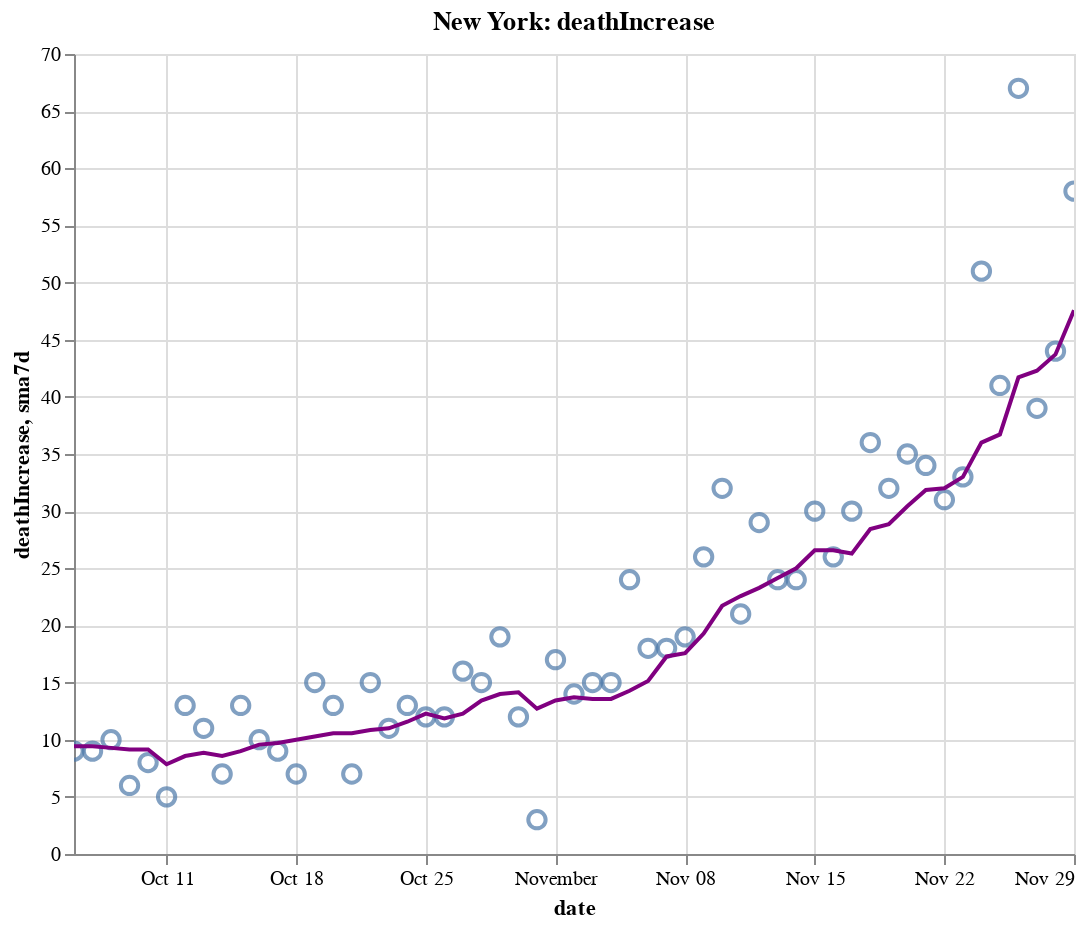

Notebook cell for this chart:
### Code cell
create_plot(ny, 'deathIncrease')

### Figure 1 — Vega-Lite specification as saved in the notebook (floating-point values rounded to 4 significant figures)
{"config": {"view": {"continuousWidth": 400, "continuousHeight": 300}}, "layer": [{"layer": [{"mark": {"type": "point", "size": 75}, "encoding": {"tooltip": [{"type": "temporal", "field": "date"}, {"type": "quantitative", "field": "deathIncrease"}, {"type": "quantitative", "field": "sma7d"}], "x": {"type": "temporal", "field": "date"}, "y": {"type": "quantitative", "field": "deathIncrease"}}, "selection": {"selector012": {"type": "interval", "bind": "scales", "encodings": ["x", "y"]}}}, {"mark": {"type": "line", "color": "purple"}, "encoding": {"x": {"type": "temporal", "field": "date"}, "y": {"type": "quantitative", "field": "sma7d"}}}]}, {"mark": {"type": "rule", "color": "#aaa"}, "encoding": {"x": {"type": "temporal", "field": "date"}}, "transform": [{"filter": {"selection": "selector011"}}]}, {"mark": "circle", "encoding": {"opacity": {"condition": {"value": 1, "selection": "selector011"}, "value": 0}, "tooltip": [{"type": "temporal", "field": "date"}, {"type": "quantitative", "field": "deathIncrease"}, {"type": "quantitative", "field": "sma7d"}], "x": {"type": "temporal", "field": "date"}, "y": {"type": "quantitative", "field": "deathIncrease"}}, "selection": {"selector011": {"type": "single", "encodings": ["x"], "on": "mouseover", "nearest": true, "empty": "none"}}}, {"mark": {"type": "text", "align": "left", "dx": 5, "dy": -5, "stroke": "white", "strokeWidth": 2}, "encoding": {"text": {"type": "quantitative", "field": "deathIncrease"}, "tooltip": [{"type": "temporal", "field": "date"}, {"type": "quantitative", "field": "deathIncrease"}, {"type": "quantitative", "field": "sma7d"}], "x": {"type": "temporal", "field": "date"}, "y": {"type": "quantitative", "field": "deathIncrease"}}, "transform": [{"filter": {"selection": "selector011"}}]}, {"mark": {"type": "text", "align": "left", "dx": 5, "dy": -5}, "encoding": {"text": {"type": "quantitative", "field": "deathIncrease"}, "tooltip": [{"type": "temporal", "field": "date"}, {"type": "quantitative", "field": "deathIncrease"}, {"type": "quantitative", "field": "sma7d"}], "x": {"type": "temporal", "field": "date"}, "y": {"type": "quantitative", "field": "deathIncrease"}}, "transform": [{"filter": {"selection": "selector011"}}]}], "data": {"name": "data-fbd1425b58e5d4d10eb4b145142007cd"}, "height": 400, "title": "New York: deathIncrease", "width": 500, "$schema": "https://vega.github.io/schema/vega-lite/v4.8.1.json", "datasets": {"data-fbd1425b58e5d4d10eb4b145142007cd": [{"date": "2020-10-06T00:00:00", "totalTestResultsIncrease": 96360.0, "positiveIncrease": 1393.0, "death": 25540.0, "deathIncrease": 9.0, "positiveRate": 0.014, "state": "New York", "sma7d": 9.429}, {"date": "2020-10-07T00:00:00", "totalTestResultsIncrease": 108200.0, "positiveIncrease": 1360.0, "death": 25540.0, "deathIncrease": 9.0, "positiveRate": 0.013, "state": "New York", "sma7d": 9.429}, {"date": "2020-10-08T00:00:00", "totalTestResultsIncrease": 145800.0, "positiveIncrease": 1836.0, "death": 25560.0, "deathIncrease": 10.0, "positiveRate": 0.013, "state": "New York", "sma7d": 9.286}, {"date": "2020-10-09T00:00:00", "totalTestResultsIncrease": 139300.0, "positiveIncrease": 1592.0, "death": 25560.0, "deathIncrease": 6.0, "positiveRate": 0.011, "state": "New York", "sma7d": 9.143}, {"date": "2020-10-10T00:00:00", "totalTestResultsIncrease": 134600.0, "positiveIncrease": 1447.0, "death": 25570.0, "deathIncrease": 8.0, "positiveRate": 0.011, "state": "New York", "sma7d": 9.143}, {"date": "2020-10-11T00:00:00", "totalTestResultsIncrease": 118300.0, "positiveIncrease": 1143.0, "death": 25570.0, "deathIncrease": 5.0, "positiveRate": 0.01, "state": "New York", "sma7d": 7.857}, {"date": "2020-10-12T00:00:00", "totalTestResultsIncrease": 91790.0, "positiveIncrease": 1029.0, "death": 25590.0, "deathIncrease": 13.0, "positiveRate": 0.011, "state": "New York", "sma7d": 8.571}, {"date": "2020-10-13T00:00:00", "totalTestResultsIncrease": 99070.0, "positiveIncrease": 1393.0, "death": 25600.0, "deathIncrease": 11.0, "positiveRate": 0.014, "state": "New York", "sma7d": 8.857}, {"date": "2020-10-14T00:00:00", "totalTestResultsIncrease": 111700.0, "positiveIncrease": 1232.0, "death": 25600.0, "deathIncrease": 7.0, "positiveRate": 0.011, "state": "New York", "sma7d": 8.571}, {"date": "2020-10-15T00:00:00", "totalTestResultsIncrease": 133200.0, "positiveIncrease": 1460.0, "death": 25620.0, "deathIncrease": 13.0, "positiveRate": 0.011, "state": "New York", "sma7d": 9.0}, {"date": "2020-10-16T00:00:00", "totalTestResultsIncrease": 136000.0, "positiveIncrease": 1707.0, "death": 25630.0, "deathIncrease": 10.0, "positiveRate": 0.013, "state": "New York", "sma7d": 9.571}, {"date": "2020-10-17T00:00:00", "totalTestResultsIncrease": 160000.0, "positiveIncrease": 1784.0, "death": 25640.0, "deathIncrease": 9.0, "positiveRate": 0.011, "state": "New York", "sma7d": 9.714}, {"date": "2020-10-18T00:00:00", "totalTestResultsIncrease": 128800.0, "positiveIncrease": 1390.0, "death": 25640.0, "deathIncrease": 7.0, "positiveRate": 0.011, "state": "New York", "sma7d": 10.0}, {"date": "2020-10-19T00:00:00", "totalTestResultsIncrease": 82010.0, "positiveIncrease": 998.0, "death": 25660.0, "deathIncrease": 15.0, "positiveRate": 0.012, "state": "New York", "sma7d": 10.29}, {"date": "2020-10-20T00:00:00", "totalTestResultsIncrease": 90540.0, "positiveIncrease": 1201.0, "death": 25670.0, "deathIncrease": 13.0, "positiveRate": 0.013, "state": "New York", "sma7d": 10.57}, {"date": "2020-10-21T00:00:00", "totalTestResultsIncrease": 124800.0, "positiveIncrease": 2026.0, "death": 25680.0, "deathIncrease": 7.0, "positiveRate": 0.016, "state": "New York", "sma7d": 10.57}, {"date": "2020-10-22T00:00:00", "totalTestResultsIncrease": 135300.0, "positiveIncrease": 1628.0, "death": 25690.0, "deathIncrease": 15.0, "positiveRate": 0.012, "state": "New York", "sma7d": 10.86}, {"date": "2020-10-23T00:00:00", "totalTestResultsIncrease": 141500.0, "positiveIncrease": 1637.0, "death": 25700.0, "deathIncrease": 11.0, "positiveRate": 0.012, "state": "New York", "sma7d": 11.0}, {"date": "2020-10-24T00:00:00", "totalTestResultsIncrease": 156900.0, "positiveIncrease": 2061.0, "death": 25720.0, "deathIncrease": 13.0, "positiveRate": 0.013, "state": "New York", "sma7d": 11.57}, {"date": "2020-10-25T00:00:00", "totalTestResultsIncrease": 120800.0, "positiveIncrease": 1632.0, "death": 25730.0, "deathIncrease": 12.0, "positiveRate": 0.014, "state": "New York", "sma7d": 12.29}, {"date": "2020-10-26T00:00:00", "totalTestResultsIncrease": 82120.0, "positiveIncrease": 1191.0, "death": 25740.0, "deathIncrease": 12.0, "positiveRate": 0.015, "state": "New York", "sma7d": 11.86}, {"date": "2020-10-27T00:00:00", "totalTestResultsIncrease": 111600.0, "positiveIncrease": 1991.0, "death": 25760.0, "deathIncrease": 16.0, "positiveRate": 0.018, "state": "New York", "sma7d": 12.29}, {"date": "2020-10-28T00:00:00", "totalTestResultsIncrease": 129700.0, "positiveIncrease": 2031.0, "death": 25770.0, "deathIncrease": 15.0, "positiveRate": 0.016, "state": "New York", "sma7d": 13.43}, {"date": "2020-10-29T00:00:00", "totalTestResultsIncrease": 168400.0, "positiveIncrease": 2499.0, "death": 25790.0, "deathIncrease": 19.0, "positiveRate": 0.015, "state": "New York", "sma7d": 14.0}, {"date": "2020-10-30T00:00:00", "totalTestResultsIncrease": 146900.0, "positiveIncrease": 2255.0, "death": 25800.0, "deathIncrease": 12.0, "positiveRate": 0.015, "state": "New York", "sma7d": 14.14}, {"date": "2020-10-31T00:00:00", "totalTestResultsIncrease": 137000.0, "positiveIncrease": 2049.0, "death": 25810.0, "deathIncrease": 3.0, "positiveRate": 0.015, "state": "New York", "sma7d": 12.71}, {"date": "2020-11-01T00:00:00", "totalTestResultsIncrease": 148900.0, "positiveIncrease": 2255.0, "death": 25820.0, "deathIncrease": 17.0, "positiveRate": 0.015, "state": "New York", "sma7d": 13.43}, {"date": "2020-11-02T00:00:00", "totalTestResultsIncrease": 96100.0, "positiveIncrease": 1633.0, "death": 25840.0, "deathIncrease": 14.0, "positiveRate": 0.017, "state": "New York", "sma7d": 13.71}, {"date": "2020-11-03T00:00:00", "totalTestResultsIncrease": 127900.0, "positiveIncrease": 2321.0, "death": 25850.0, "deathIncrease": 15.0, "positiveRate": 0.018, "state": "New York", "sma7d": 13.57}, {"date": "2020-11-04T00:00:00", "totalTestResultsIncrease": 133500.0, "positiveIncrease": 2126.0, "death": 25870.0, "deathIncrease": 15.0, "positiveRate": 0.016, "state": "New York", "sma7d": 13.57}, {"date": "2020-11-05T00:00:00", "totalTestResultsIncrease": 161000.0, "positiveIncrease": 2997.0, "death": 25890.0, "deathIncrease": 24.0, "positiveRate": 0.019, "state": "New York", "sma7d": 14.29}, {"date": "2020-11-06T00:00:00", "totalTestResultsIncrease": 160700.0, "positiveIncrease": 3209.0, "death": 25910.0, "deathIncrease": 18.0, "positiveRate": 0.02, "state": "New York", "sma7d": 15.14}, {"date": "2020-11-07T00:00:00", "totalTestResultsIncrease": 163300.0, "positiveIncrease": 3587.0, "death": 25930.0, "deathIncrease": 18.0, "positiveRate": 0.022, "state": "New York", "sma7d": 17.29}, {"date": "2020-11-08T00:00:00", "totalTestResultsIncrease": 145600.0, "positiveIncrease": 3428.0, "death": 25950.0, "deathIncrease": 19.0, "positiveRate": 0.024, "state": "New York", "sma7d": 17.57}, {"date": "2020-11-09T00:00:00", "totalTestResultsIncrease": 111400.0, "positiveIncrease": 3144.0, "death": 25970.0, "deathIncrease": 26.0, "positiveRate": 0.028, "state": "New York", "sma7d": 19.29}, {"date": "2020-11-10T00:00:00", "totalTestResultsIncrease": 128000.0, "positiveIncrease": 3965.0, "death": 26000.0, "deathIncrease": 32.0, "positiveRate": 0.031, "state": "New York", "sma7d": 21.71}, {"date": "2020-11-11T00:00:00", "totalTestResultsIncrease": 164300.0, "positiveIncrease": 4820.0, "death": 26030.0, "deathIncrease": 21.0, "positiveRate": 0.029, "state": "New York", "sma7d": 22.57}, {"date": "2020-11-12T00:00:00", "totalTestResultsIncrease": 162600.0, "positiveIncrease": 4797.0, "death": 26060.0, "deathIncrease": 29.0, "positiveRate": 0.029, "state": "New York", "sma7d": 23.29}, {"date": "2020-11-13T00:00:00", "totalTestResultsIncrease": 203700.0, "positiveIncrease": 5401.0, "death": 26080.0, "deathIncrease": 24.0, "positiveRate": 0.027, "state": "New York", "sma7d": 24.14}, {"date": "2020-11-14T00:00:00", "totalTestResultsIncrease": 184200.0, "positiveIncrease": 5388.0, "death": 26100.0, "deathIncrease": 24.0, "positiveRate": 0.029, "state": "New York", "sma7d": 25.0}, {"date": "2020-11-15T00:00:00", "totalTestResultsIncrease": 133200.0, "positiveIncrease": 3649.0, "death": 26130.0, "deathIncrease": 30.0, "positiveRate": 0.027, "state": "New York", "sma7d": 26.57}, {"date": "2020-11-16T00:00:00", "totalTestResultsIncrease": 124600.0, "positiveIncrease": 3490.0, "death": 26160.0, "deathIncrease": 26.0, "positiveRate": 0.028, "state": "New York", "sma7d": 26.57}, {"date": "2020-11-17T00:00:00", "totalTestResultsIncrease": 159900.0, "positiveIncrease": 5088.0, "death": 26190.0, "deathIncrease": 30.0, "positiveRate": 0.032, "state": "New York", "sma7d": 26.29}, {"date": "2020-11-18T00:00:00", "totalTestResultsIncrease": 154400.0, "positiveIncrease": 5294.0, "death": 26220.0, "deathIncrease": 36.0, "positiveRate": 0.034, "state": "New York", "sma7d": 28.43}, {"date": "2020-11-19T00:00:00", "totalTestResultsIncrease": 195200.0, "positiveIncrease": 5310.0, "death": 26260.0, "deathIncrease": 32.0, "positiveRate": 0.027, "state": "New York", "sma7d": 28.86}, {"date": "2020-11-20T00:00:00", "totalTestResultsIncrease": 205500.0, "positiveIncrease": 5468.0, "death": 26290.0, "deathIncrease": 35.0, "positiveRate": 0.027, "state": "New York", "sma7d": 30.43}, {"date": "2020-11-21T00:00:00", "totalTestResultsIncrease": 207900.0, "positiveIncrease": 5972.0, "death": 26330.0, "deathIncrease": 34.0, "positiveRate": 0.029, "state": "New York", "sma7d": 31.86}, {"date": "2020-11-22T00:00:00", "totalTestResultsIncrease": 196600.0, "positiveIncrease": 5392.0, "death": 26360.0, "deathIncrease": 31.0, "positiveRate": 0.027, "state": "New York", "sma7d": 32.0}, {"date": "2020-11-23T00:00:00", "totalTestResultsIncrease": 191500.0, "positiveIncrease": 5906.0, "death": 26390.0, "deathIncrease": 33.0, "positiveRate": 0.031, "state": "New York", "sma7d": 33.0}, {"date": "2020-11-24T00:00:00", "totalTestResultsIncrease": 164800.0, "positiveIncrease": 4881.0, "death": 26440.0, "deathIncrease": 51.0, "positiveRate": 0.03, "state": "New York", "sma7d": 36.0}, {"date": "2020-11-25T00:00:00", "totalTestResultsIncrease": 173100.0, "positiveIncrease": 6265.0, "death": 26480.0, "deathIncrease": 41.0, "positiveRate": 0.036, "state": "New York", "sma7d": 36.71}, {"date": "2020-11-26T00:00:00", "totalTestResultsIncrease": 217700.0, "positiveIncrease": 6933.0, "death": 26550.0, "deathIncrease": 67.0, "positiveRate": 0.032, "state": "New York", "sma7d": 41.71}, {"date": "2020-11-27T00:00:00", "totalTestResultsIncrease": 219400.0, "positiveIncrease": 8176.0, "death": 26590.0, "deathIncrease": 39.0, "positiveRate": 0.037, "state": "New York", "sma7d": 42.29}, {"date": "2020-11-28T00:00:00", "totalTestResultsIncrease": 152400.0, "positiveIncrease": 6063.0, "death": 26630.0, "deathIncrease": 44.0, "positiveRate": 0.04, "state": "New York", "sma7d": 43.71}, {"date": "2020-11-29T00:00:00", "totalTestResultsIncrease": 157300.0, "positiveIncrease": 6723.0, "death": 26690.0, "deathIncrease": 58.0, "positiveRate": 0.043, "state": "New York", "sma7d": 47.57}]}}
